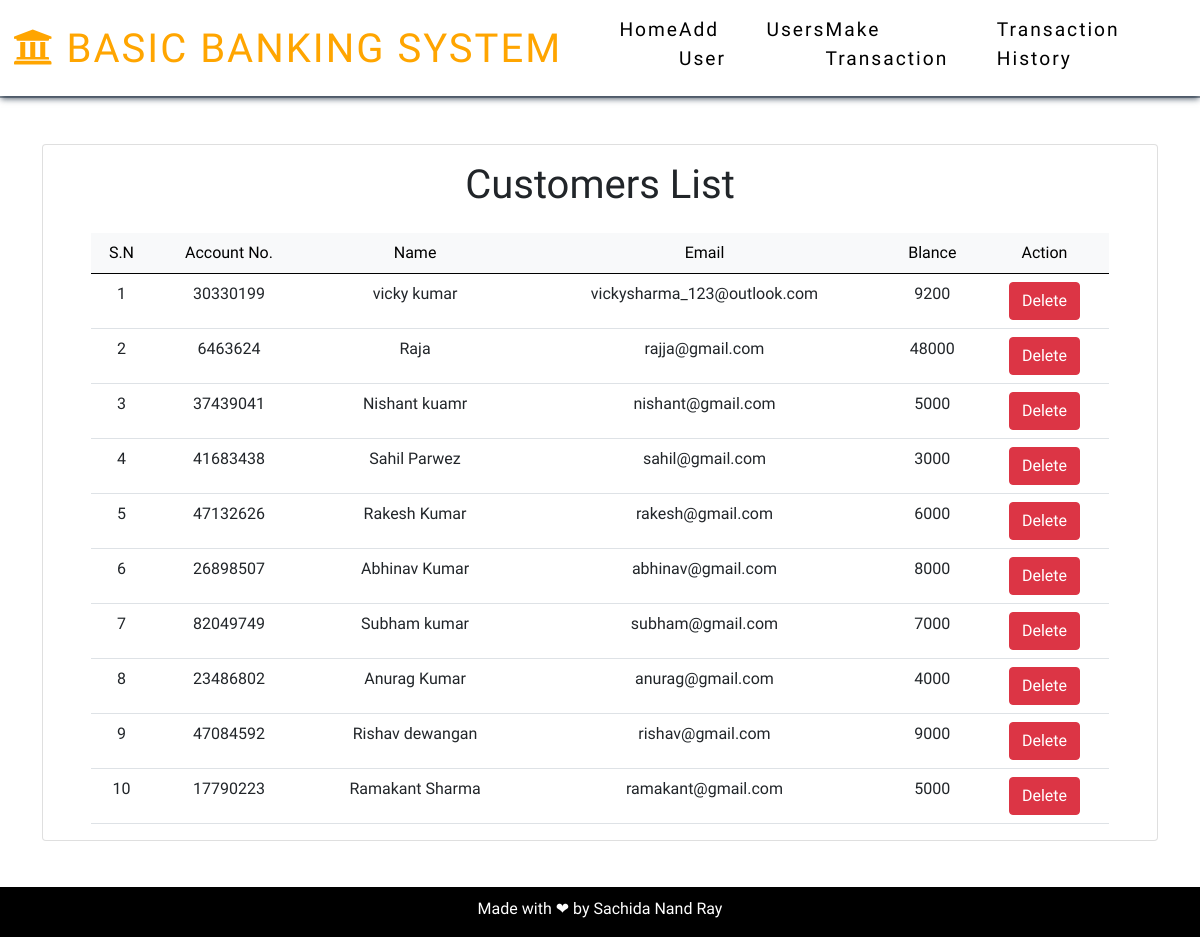
Screenshot of /user.php with the database file from the repository.
### tables this page shows
CREATE TABLE `users` (
  `id` int(11) NOT NULL,
  `account` varchar(120) NOT NULL,
  `name` varchar(120) NOT NULL,
  `email` varchar(120) NOT NULL,
  `balance` double NOT NULL
);

### user.php (the view, shortened to what this page needs)
<?php
 include 'include/header.php';
?>
<div class="container text-center mt-5 mb-5 pb-5">
 <div class="card px-5">
     <h1 class="py-3">Customers List</h1>
<table class="table">
  <thead class="table-light">
    <tr>
        <td>S.N</td>
        <td>Account No.</td>
        <td>Name</td>
        <td>Email</td>
        <td>Blance</td>
        <td>Action</td>
    </tr>
  </thead>
  <tbody>
  <?php
    include 'include/config.php';
    $sql = mysqli_query($conn,"SELECT * FROM users");
    $i = 1;
    if($sql){
      while($row = mysqli_fetch_array($sql)){
          ?>
              <tr>
                  <td><?php echo $i++; ?></td>
                  <td><?php echo $row['account']; ?></td>
                  <td><?php echo $row['name']; ?></td>
                  <td><?php echo $row['email']; ?></td>
                  <td><?php echo $row['balance']; ?></td>
                  <td><a class="btn btn-danger" onclick="deletee()" href="function.php?id=<?php echo $row['id']; ?>&action=delete">Delete</a></td>
              </tr>
          <?php
      }
    }
  ?>
  </tbody>
</table>
 </div>
</div>
<?php include 'include/footer.php'; ?>

### css/style.css (style rules this page uses)
body { padding: 0; margin: 0; box-sizing: border-box; font-family: 'Balsamiq Sans', cursive; }

### rows the page displays
users: account "30330199", name "vicky kumar", email "vickysharma_123@outlook.com", balance "9200"
users: account "6463624", name "Raja", email "rajja@gmail.com", balance "48000"
users: account "37439041", name "Nishant kuamr", email "nishant@gmail.com", balance "5000"
users: account "41683438", name "Sahil Parwez", email "sahil@gmail.com", balance "3000"
users: account "47132626", name "Rakesh Kumar", email "rakesh@gmail.com", balance "6000"
users: account "26898507", name "Abhinav Kumar", email "abhinav@gmail.com", balance "8000"
users: account "82049749", name "Subham kumar", email "subham@gmail.com", balance "7000"
users: account "23486802", name "Anurag Kumar", email "anurag@gmail.com", balance "4000"
users: account "47084592", name "Rishav dewangan", email "rishav@gmail.com", balance "9000"
users: account "17790223", name "Ramakant Sharma", email "ramakant@gmail.com", balance "5000"
